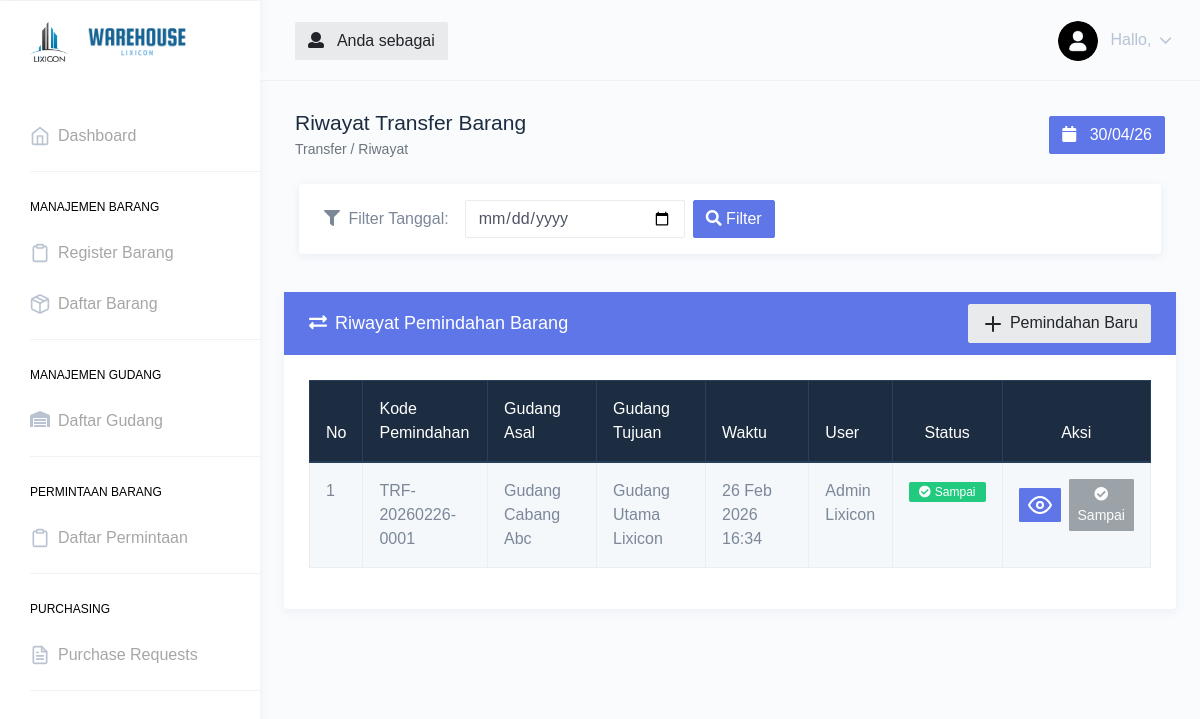
The app's page /index.php/transfer with its own data.
### tables this page shows
CREATE TABLE `transfer_gudang` (
  `id` int(11) NOT NULL,
  `kode_transfer` varchar(30) NOT NULL,
  `id_gudang_asal` int(11) DEFAULT NULL,
  `id_gudang_tujuan` int(11) DEFAULT NULL,
  `id_user` int(11) NOT NULL,
  `waktu` datetime NOT NULL DEFAULT current_timestamp(),
  `keterangan` text DEFAULT NULL,
  `bukti_foto` varchar(255) DEFAULT NULL,
  `nama_kurir` varchar(100) DEFAULT NULL,
  `status` enum('dikirim','sampai') NOT NULL DEFAULT 'dikirim'
);

CREATE TABLE `gudang` (
  `id` int(11) NOT NULL,
  `nama` varchar(100) NOT NULL,
  `alamat` varchar(255) DEFAULT NULL,
  `created_at` datetime NOT NULL DEFAULT current_timestamp(),
  `updated_at` datetime DEFAULT NULL ON UPDATE current_timestamp()
);

CREATE TABLE `user` (
  `id` int(11) NOT NULL,
  `nama` varchar(50) NOT NULL,
  `email` varchar(50) NOT NULL,
  `password` varchar(255) NOT NULL,
  `telefon` varchar(15) NOT NULL,
  `ktp` varchar(30) NOT NULL,
  `id_gudang` int(11) DEFAULT NULL,
  `role` enum('admin','staff') NOT NULL DEFAULT 'staff',
  `status` enum('aktif','non-aktif') NOT NULL DEFAULT 'aktif'
);

### application/core/MY_Controller.php (called while the page is built, shortened)
<?php
class MY_Controller extends CI_Controller
{
    public function __construct()
    {
        $model = strtolower(get_class($this));
        if (file_exists(APPPATH . 'models/' . ucfirst($model) . '_model.php')) {
            $this->load->model(ucfirst($model) . '_model', $model, true);
        }
    }
    public function view($data, $openLoginPage = false)
    {
        if ($openLoginPage) {
            $this->load->view('pages/auth/login', $data);
        } else {
            $this->load->view('layouts/dashboard', $data);
        }
    }
}

### application/controllers/Transfer.php (called while the page is built, shortened)
<?php
class Transfer extends MY_Controller
{
    public function index()
    {
        $currentPage = $this->input->get('page') ?? 1;
        $data = [
            'title' => 'Riwayat Transfer Barang',
            'breadcrumb_title' => 'Riwayat Transfer Barang',
            'breadcrumb_path' => 'Transfer / Riwayat',
            'page' => 'pages/transfers/index',
            'transfers' => $this->transferModel->getAllTransfers($currentPage),
            'totalTransfers' => $this->transferModel->countTransfers(),
            'currentPage' => (int) $currentPage,
            'filter_date' => null,
        ];
        return $this->view($data);
    }
}

### index.php (called while the page is built, shortened)
<?php
require_once BASEPATH.'core/CodeIgniter.php';

### application/models/Transfer_model.php (called while the page is built, shortened)
<?php
class Transfer_model extends MY_Model
{
    protected $perPage = 10;
    public function getAllTransfers($page = null)
    {
        $this->db->select([
            'transfer_gudang.*',
            'ga.nama AS nama_gudang_asal',
            'gt.nama AS nama_gudang_tujuan',
            'user.nama AS nama_user'
        ]);
        $this->db->from('transfer_gudang');
        $this->db->join('gudang ga', 'transfer_gudang.id_gudang_asal = ga.id', 'left');
        $this->db->join('gudang gt', 'transfer_gudang.id_gudang_tujuan = gt.id', 'left');
        $this->db->join('user', 'transfer_gudang.id_user = user.id', 'left');
        $this->db->order_by('transfer_gudang.waktu', 'DESC');
        if ($page !== null) {
            $this->db->limit($this->perPage, $this->calculateRealOffset($page));
        }
        return $this->db->get()->result();
    }
    public function calculateRealOffset($page)
    {
        return (is_null($page) || empty($page)) ? 0 : ($page - 1) * $this->perPage;
    }
}

### application/views/pages/transfers/index.php (the view, shortened to what this page needs)
<div class="row mt-4 mx-4">
    <div class="col-12">
        <div class="card shadow-sm">
            <div class="card-body py-3">
                <form action="<?= base_url('transfer/filter_date') ?>" method="POST"
                    class="d-flex align-items-center flex-wrap">
                    <label class="font-weight-semibold mb-0 mr-3"><i class="fas fa-filter mr-1"></i> Filter
                        Tanggal:</label>
                    <input type="date" name="filter_date" class="form-control mr-2" style="max-width: 220px;"
                        value="<?= isset($filter_date) && $filter_date ? date('Y-m-d', strtotime($filter_date)) : '' ?>">
                    <button type="submit" class="btn btn-primary mr-2"><i class="fas fa-search"></i> Filter</button>
                </form>
            </div>
        </div>
    </div>
</div>
<div class="row">
    <div class="col-12">
        <div class="card mt-2 mx-4">
            <div class="card-header bg-primary">
                <div class="d-flex justify-content-between align-items-center">
                    <h4 class="text-white mb-0"><i class="fas fa-exchange-alt mr-2"></i>Riwayat Pemindahan Barang</h4>
                    <a href="<?= base_url('transfer/create') ?>" class="btn btn-light">
                        <i data-feather="plus" class="feather-sm me-1"></i> Pemindahan Baru
                    </a>
                </div>
            </div>
            <div class="card-body">
                <div class="table-responsive">
                    <table class="table table-striped table-hover table-bordered">
                        <thead class="thead-dark">
                            <tr>
                                <th width="5%">No</th>
                                <th width="15%">Kode Pemindahan</th>
                                <th width="15%">Gudang Asal</th>
                                <th width="15%">Gudang Tujuan</th>
                                <th width="15%">Waktu</th>
                                <th width="10%">User</th>
                                <th width="10%" class="text-center">Status</th>
                                <th width="15%" class="text-center">Aksi</th>
                            </tr>
                        </thead>
                        <tbody>
                            <?php if (empty($transfers)): ?>
                                <tr>
                                    <td colspan="8" class="text-center py-4 text-muted">
                                        <i class="fas fa-inbox fa-2x mb-2 d-block"></i>
                                        Belum ada data transfer
                                    </td>
                                </tr>
                            <?php else: ?>
                                <?php $no = ($currentPage - 1) * 10 + 1; ?>
                                <?php foreach ($transfers as $transfer): ?>
                                    <tr>
                                        <td><?= $no++ ?></td>
                                        <td><strong><?= $transfer->kode_transfer ?></strong></td>
                                        <td><?= $transfer->nama_gudang_asal ?? '-' ?></td>
                                        <td><?= $transfer->nama_gudang_tujuan ?? '-' ?></td>
                                        <td><?= date('d M Y H:i', strtotime($transfer->waktu)) ?></td>
                                        <td><?= $transfer->nama_user ?? '-' ?></td>
                                        <td class="text-center">
                                            <?php if ($transfer->status == 'sampai'): ?>
                                                <span class="badge badge-success"><i
                                                        class="fas fa-check-circle mr-1"></i>Sampai</span>
                                            <?php else: ?>
                                                <span class="badge badge-warning"><i
                                                        class="fas fa-shipping-fast mr-1"></i>Dikirim</span>
                                            <?php endif ?>
                                        </td>
                                        <td class="text-center">
                                            <div class="d-flex flex-row gap-1 justify-content-center align-items-center"
                                                style="gap: 0.5rem;">
                                                <a href="<?= base_url('transfer/detail/' . $transfer->id) ?>"
                                                    class="btn btn-info btn-sm">
                                                    <i data-feather="eye" class="feather-sm"></i>
                                                </a>
                                                <?php if ($transfer->status == 'sampai'): ?>
                                                    <button type="button" class="btn btn-secondary btn-sm" disabled><i
                                                            class="fas fa-check-circle"></i>Sampai</button>
                                                <?php endif ?>
                                            </div>
                                        </td>
                                    </tr>
                                <?php endforeach; ?>
                            <?php endif; ?>
                        </tbody>
                    </table>
                </div>
            </div>
        </div>
    </div>
</div>

### records on screen
transfer_gudang: kode_transfer "TRF-20260226-0001", id_gudang_asal.nama "Gudang Cabang Abc", id_gudang_tujuan.nama "Gudang Utama Lixicon", waktu "26 Feb 2026 16:34", id_user.nama "Admin Lixicon", status "sampai" (drawn)

### other values on screen
$breadcrumb_title "Riwayat Transfer Barang"
$breadcrumb_path "Transfer / Riwayat"
